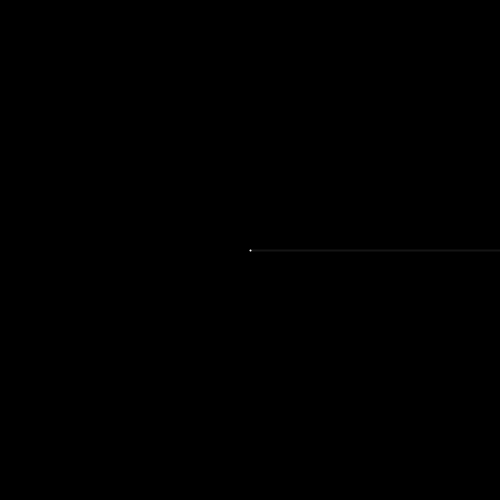
Frame 1 (no input)
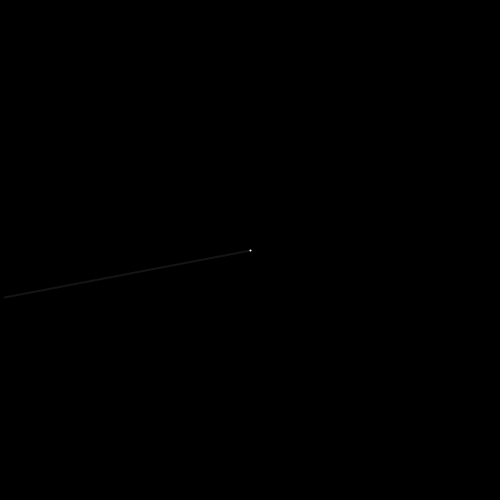
Frame 60 (the mouse pressed at the canvas centre just before this capture)
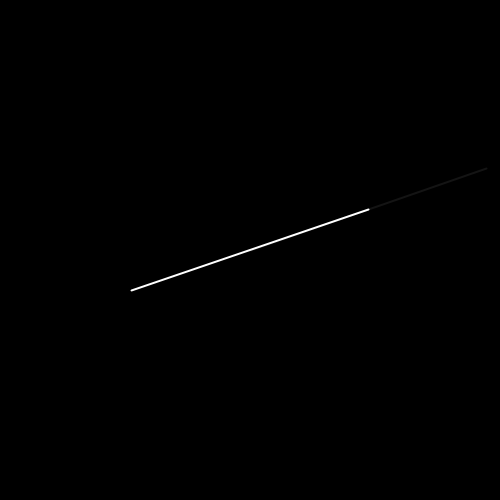
Frame 120 (the mouse held since frame 60 and released just before this capture)

The Processing sketch that drew these frames (run headless with seeded random() and noise(); from frame 60 on, the mouse is pressed at the canvas centre):

// Processing sketch: processing_57703
// ── processing_57703.pde

void setup(){
  size(500,500);
  stroke(255);
  strokeWeight(2);
}
float x=0;

void draw(){
  point(0,0);
   translate(width/2,height/2);
 background(0,10);
  rotate(x);
  stroke(255);
  line(mouseX/2,0,-mouseY/2,0);
  x+=.05;
  stroke(255,255,255,20);
  line(0,0,250,0);
  
}
